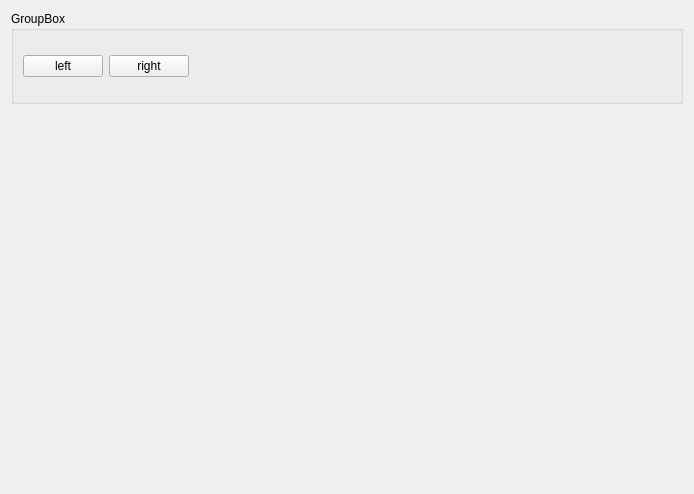
<?xml version="1.0" encoding="UTF-8"?>
<ui version="4.0">
 <class>Widget</class>
 <widget class="QWidget" name="Widget">
  <property name="geometry">
   <rect>
    <x>0</x>
    <y>0</y>
    <width>694</width>
    <height>494</height>
   </rect>
  </property>
  <property name="windowTitle">
   <string>Widget</string>
  </property>
  <layout class="QVBoxLayout" name="verticalLayout" stretch="1,4">
   <item>
    <widget class="QGroupBox" name="groupBox">
     <property name="title">
      <string>GroupBox</string>
     </property>
     <layout class="QHBoxLayout" name="horizontalLayout_2">
      <item>
       <widget class="QPushButton" name="btn1">
        <property name="text">
         <string>left</string>
        </property>
       </widget>
      </item>
      <item>
       <widget class="QPushButton" name="btn2">
        <property name="text">
         <string>right</string>
        </property>
       </widget>
      </item>
      <item>
       <spacer name="horizontalSpacer">
        <property name="orientation">
         <enum>Qt::Horizontal</enum>
        </property>
        <property name="sizeHint" stdset="0">
         <size>
          <width>445</width>
          <height>20</height>
         </size>
        </property>
       </spacer>
      </item>
     </layout>
    </widget>
   </item>
   <item>
    <layout class="QHBoxLayout" name="horizontalLayout">
     <item>
      <widget class="QWidget" name="widget_left" native="true">
       <property name="minimumSize">
        <size>
         <width>100</width>
         <height>100</height>
        </size>
       </property>
      </widget>
     </item>
     <item>
      <widget class="QWidget" name="widget_right" native="true">
       <property name="minimumSize">
        <size>
         <width>100</width>
         <height>100</height>
        </size>
       </property>
      </widget>
     </item>
    </layout>
   </item>
  </layout>
 </widget>
 <resources/>
 <connections/>
</ui>
